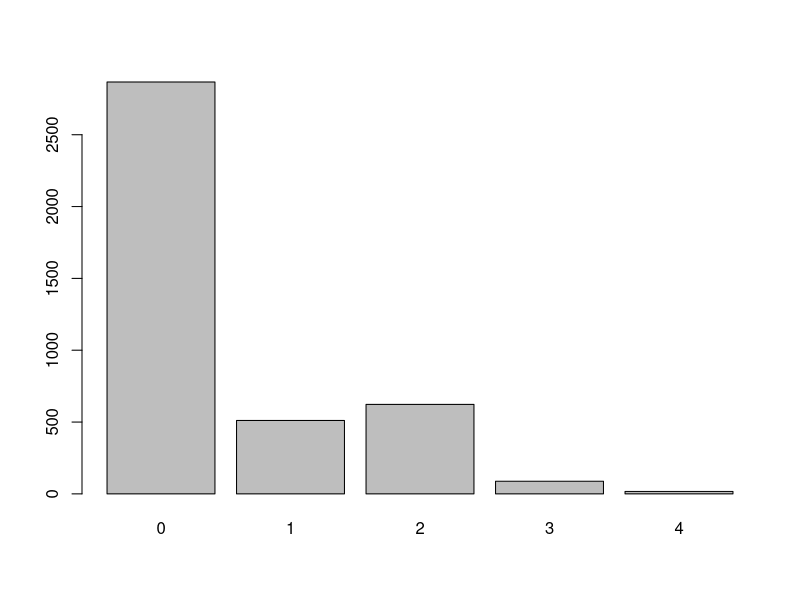

Reproduce this figure in R.
## ---- chunk 1
#| output: false
library(mice)
data(brandsma) 
str(brandsma)
## ---- chunk 2
q1_summary <- function(data, col_or_row) {
  if (col_or_row == "col") {
    apply(is.na(data), 2, sum)
  } else if (col_or_row == "row") {
    apply(is.na(data), 1, sum)
  } else {
    print("col_or_row should equal 'col' or 'row'")
  }
}
## ---- chunk 3
q1_summary(brandmsa, "duck")
## ---- chunk 4
q1_summary(brandsma, "col")
## ---- chunk 5
miss_per_row <- q1_summary(brandsma, "row")
## ---- chunk 6
barplot(table(miss_per_row))
